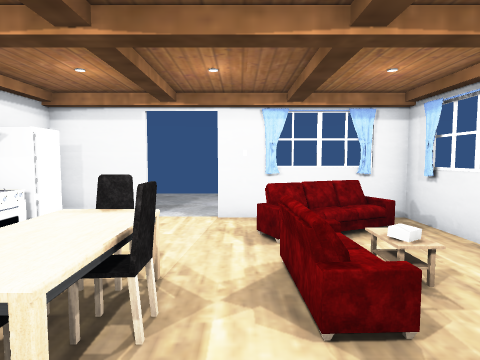
[1] (above)

12 first-person views from a walk through a 3-D level made in the Unity game engine. The camera is 1.4 m above the floor, tilts 4° down and sees 75° across. The floor is counted in squares, 1 m on a side. Each view is taken from the middle of a square. On the plan, view 1 faces up. The plan holds only what a view shows up to about 14 squares ahead; the rest is blank. The player is left out. Door leaves are left out, so doorways stand open. Some surface patterns are stand-ins.

[2]
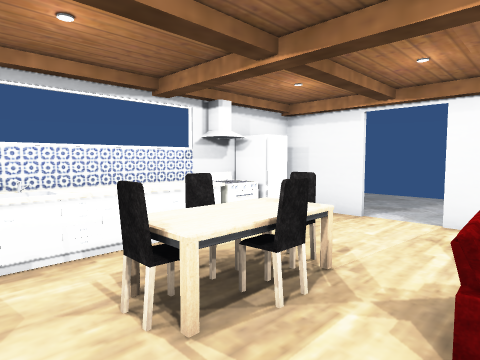

[3]
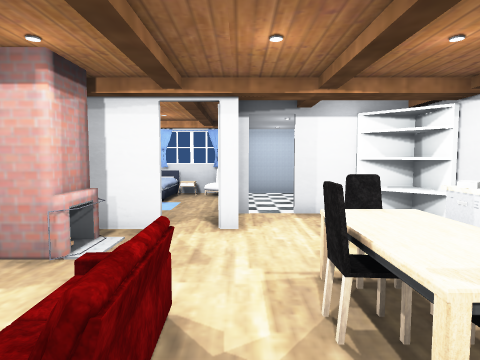

[4]
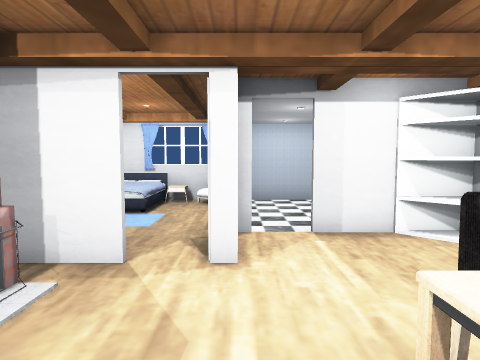

[5]
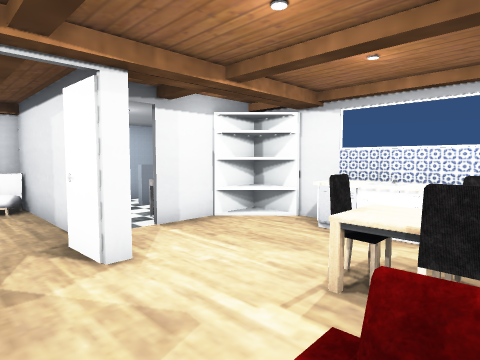

[6]
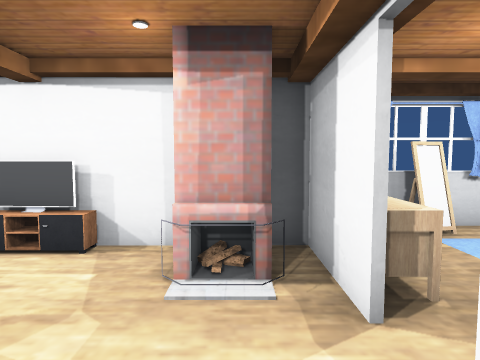

[7]
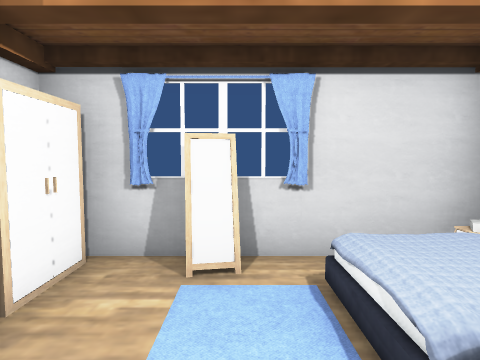

[8]
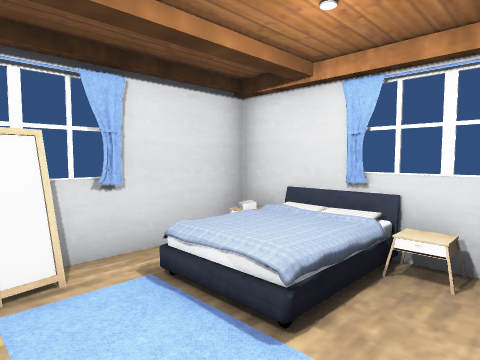

[9]
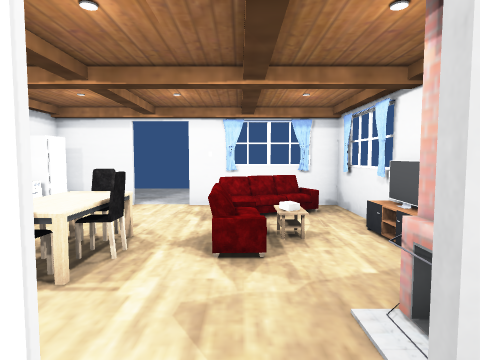

[10]
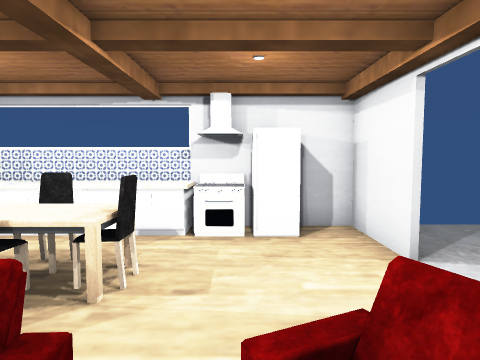

[11]
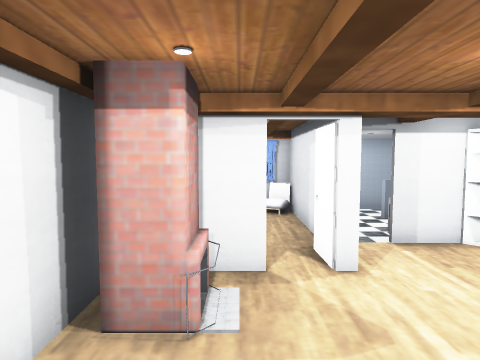

[12]
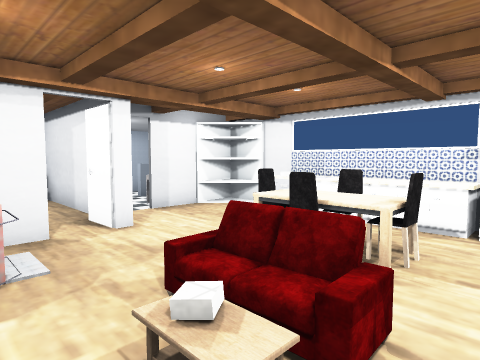

### Floor plan
Points are (right, up) in squares from view 1. A wall is a line through its corners. A room is listed if a view was taken in it or the views show most of it. See-through windows are left out.
Room 1 (views 1, 2, 3, 4, 5, 6, 9, 10, 11, 12)
walls: (0, -1.1) (0.4, -1.1) (0.5, -2.4); (1.5, -1.1) (3.5, -1.1); (-4.3, -1.3) (-3.3, -2.4); (-2.5, -2.8) (-1.4, -2.8); (3.9, 3.3) (3.9, 7.3) (-0.6, 7.3); (-2.1, 7.3) (-4.4, 7.3) (-4.4, -2.8) (-3.4, -2.8); (3.9, -0.3) (3.9, 2.6)
low walls: (3.5, 2.3) (3.5, 4)
ways out: opening at (1, -2) to room 2; open door at (-1.5, 7); open door at (-1, -3.5)
objects: other object (-4, 0); other object (-4, 1) to (-4, 3); other object (-4, 4) to (-4, 5); other object (-4, 6); other object (-3, -4) to (-2, -3); other object (-2, 1) to (-1, 1); other object (-2, 2) to (-2, 3); other object (-2, 4) to (-1, 4); other object (-1, 2) to (-1, 3); other object (1, 2) to (1, 4); other object (1, 5) to (2, 6); other object (2, 0) to (3, 1)
Room 2 (views 7, 8)
walls: (4.7, -4) (5.1, -3.9) (5, -3.3); (4.9, -4.1) (4.8, -3.3); (0.2, -3.1) (0.2, -6.5); (-0.5, -7.5) (5.4, -7.5) (5.4, -1.7)
ways out: opening at (1, -2) to room 1
objects: other object (0, -7); other object (1, -7); other object (2, -2) to (3, -2); other object (3, -7) to (4, -6); other object (3, -5) to (4, -5); other object (4, -2) to (5, -1); other object (5, -7)

Positions as (right, up) in squares from view 1, and headings:
1: (0, 0), facing up
2: (1, 0), facing up-left
3: (0, 5), facing down
4: (0, 3), facing down
5: (2, 3), facing down-left
6: (-1, 0), facing right
7: (1, -4), facing right
8: (1, -3), facing down-right
9: (1, -2), facing up
10: (2, 5), facing left
11: (2, 4), facing down
12: (3, 5), facing down-left
